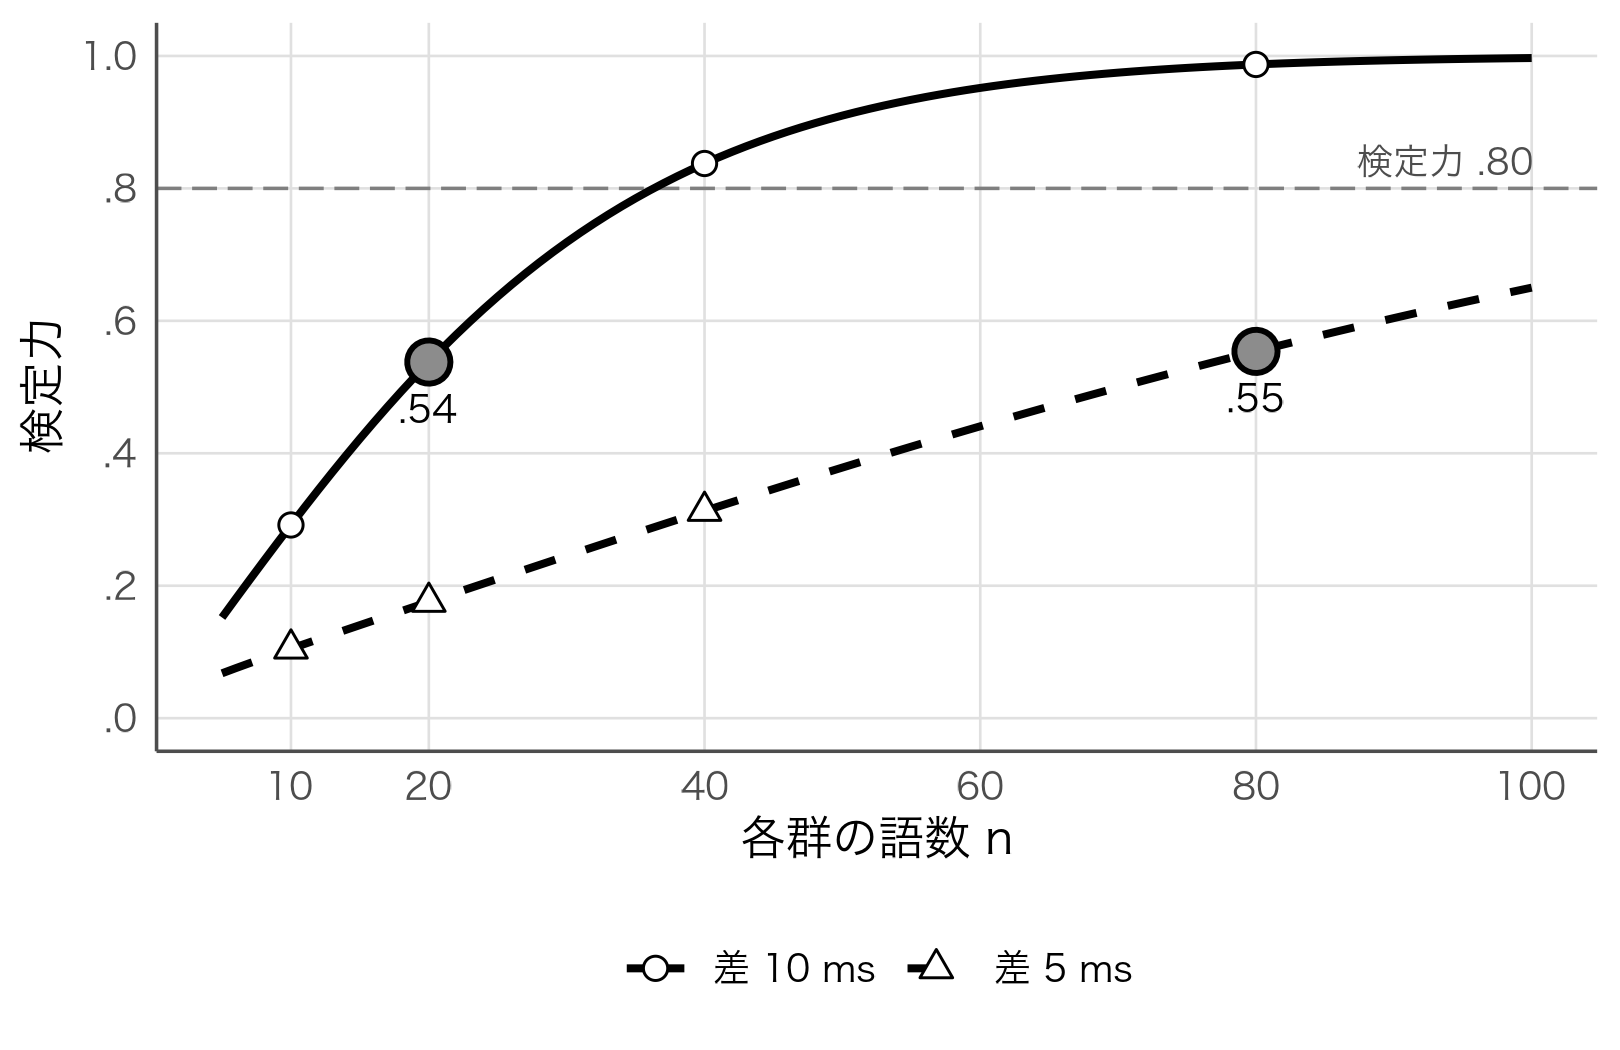

The script that drew this image:
# 図13-1：2群比較のt検定の検定力曲線（SD = 15 ms、有意水準.05）。本文13.1節の power.t.test() と同じ計算。
# 図13-2：真の効果5msのとき、標準誤差ごとの検定力と、有意になった推定値の誇張率（Type M）。13.4節の表と同じ設定。
suppressPackageStartupMessages(library(tidyverse))
source("figures/style.R")
n_seq <- 5:100
curve <- expand_grid(n = n_seq, delta = c(5, 10)) %>%
  mutate(power = map2_dbl(n, delta, ~ power.t.test(n = .x, delta = .y, sd = 15, sig.level = 0.05)$power),
         lab = factor(paste0("差 ", delta, " ms"), levels = c("差 10 ms", "差 5 ms")))
pts <- expand_grid(n = c(10, 20, 40, 80), delta = c(5, 10)) %>%
  mutate(power = map2_dbl(n, delta, ~ power.t.test(n = .x, delta = .y, sd = 15, sig.level = 0.05)$power),
         lab = factor(paste0("差 ", delta, " ms"), levels = c("差 10 ms", "差 5 ms")))
print(pts)   # 本文表の theory 列（.105 .176 .313 .554 / .292 .538 .838 .987）と一致するはず
th <- c(.105, .176, .313, .554, .292, .538, .838, .987)
stopifnot(all(abs(pts$power[order(pts$delta, pts$n)] - th) < 6e-4))
key <- pts %>% filter((delta == 10 & n == 20) | (delta == 5 & n == 80))
p1 <- ggplot(curve, aes(n, power, linetype = lab)) +
  geom_hline(yintercept = 0.8, colour = "grey50", linewidth = 0.4, linetype = "longdash") +
  annotate("text", x = 100, y = 0.82, label = "検定力 .80", hjust = 1, vjust = 0, size = 3, family = "hira", colour = "grey30") +
  geom_line(linewidth = 0.9, colour = "black") +
  geom_point(data = pts, aes(shape = lab), size = 2.4, fill = "white", colour = "black") +
  geom_point(data = key, shape = 21, size = 4.2, fill = "grey55", colour = "black", stroke = 1) +
  geom_text(data = key, aes(label = sprintf(".%02d", round(power * 100))), nudge_y = -0.07, size = 3.2, family = "hira") +
  scale_shape_manual(values = c(21, 24)) +
  scale_linetype_manual(values = c("solid", "dashed")) +
  scale_y_continuous(limits = c(0, 1), breaks = seq(0, 1, .2), labels = function(x) sub("^0", "", sprintf("%.1f", x))) +
  scale_x_continuous(breaks = c(10, 20, 40, 60, 80, 100)) +
  guides(shape = guide_legend(title = NULL), linetype = guide_legend(title = NULL)) +
  labs(x = "各群の語数 n", y = "検定力")
save_fig(p1, "ch13_power_curve", w = 5.4, h = 3.5)

# Type M / Type S
set.seed(1)
tm <- map_dfr(c(1.5, 3, 5), function(se) {
  est <- rnorm(1e6, 5, se); sig <- abs(est / se) > qnorm(.975)
  tibble(se = se, power = mean(sig), typeS = mean(sig & est < 0) / mean(sig),
         exagg = mean(abs(est[sig])) / 5)
})
print(tm)
# 本文表: 0.915/0.000/1.05, 0.385/0.000/1.60, 0.170/0.009/2.49
se_seq <- seq(0.8, 6, by = 0.1)
exg <- map_dfr(se_seq, function(se) {
  z <- 5 / se; cr <- qnorm(.975)
  pw <- pnorm(z - cr) + pnorm(-z - cr)
  # 有意なときの |推定値| の期待値/真値（正規の切断モーメントによる解析解）
  num <- se * (dnorm(cr - z) + dnorm(cr + z)) + 5 * (pnorm(z - cr) - pnorm(-z - cr))
  tibble(se, power = pw, exagg = num / pw / 5)
})
stopifnot(abs(approx(exg$se, exg$exagg, 3)$y - tm$exagg[2]) < 0.02)
pm <- tm %>% mutate(lab = sprintf("SE %.1f ms\n%.2f倍", se, exagg))
p2 <- ggplot(exg, aes(power, exagg)) +
  geom_hline(yintercept = 1, colour = "grey50", linewidth = 0.4, linetype = "longdash") +
  geom_line(linewidth = 0.9) +
  geom_point(data = pm, size = 3.6, shape = 21, fill = "grey55", stroke = 1) +
  geom_text(data = pm, aes(label = lab), nudge_y = 0.22, nudge_x = c(-0.03, 0.04, 0.09), size = 3, lineheight = 0.95, family = "hira") +
  scale_x_continuous(limits = c(0, 1), breaks = seq(0, 1, .2), labels = function(x) sub("^0", "", sprintf("%.1f", x))) +
  scale_y_continuous(limits = c(0.8, 3.6), breaks = c(1, 2, 3)) +
  labs(x = "検定力", y = "有意な推定値の誇張率（倍）")
save_fig(p2, "ch13_typeM", w = 5.2, h = 3.3)
